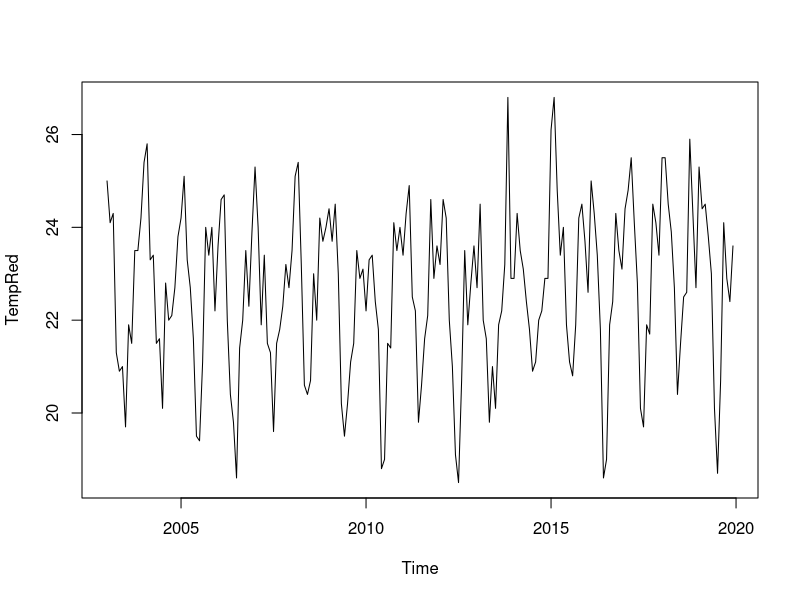
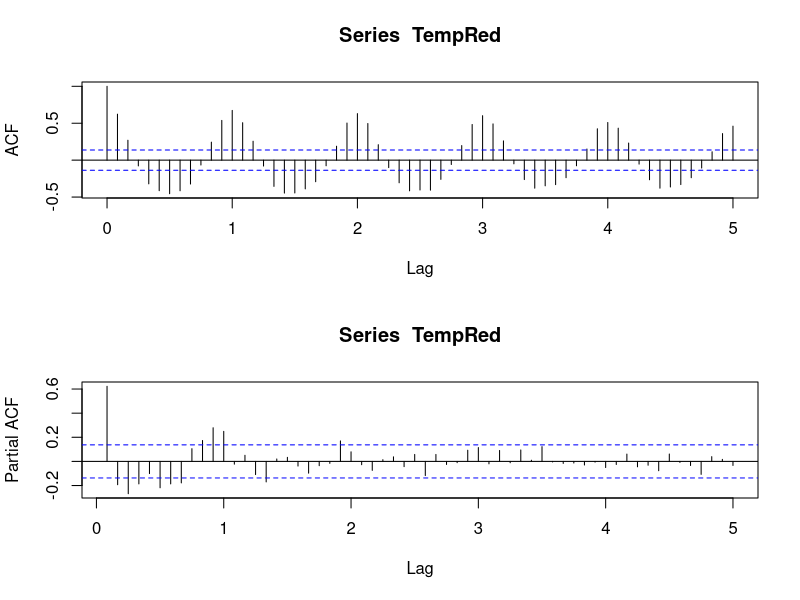
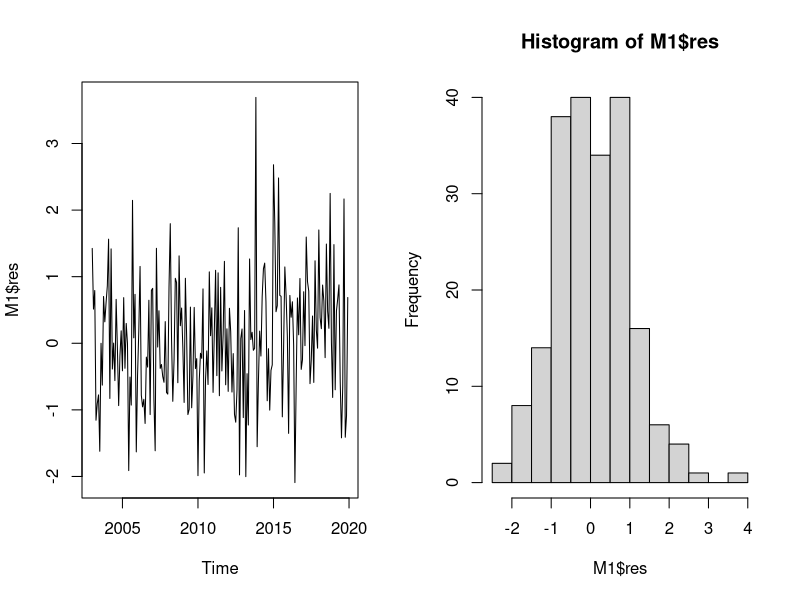
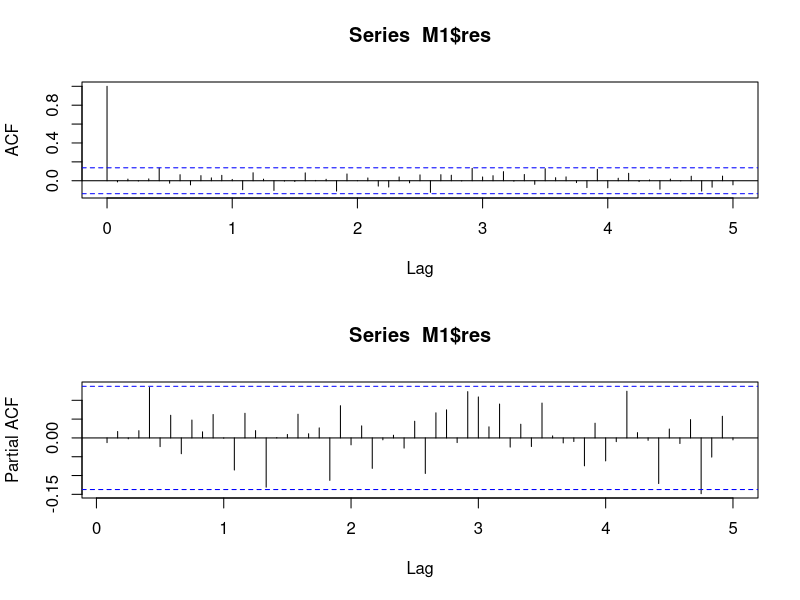
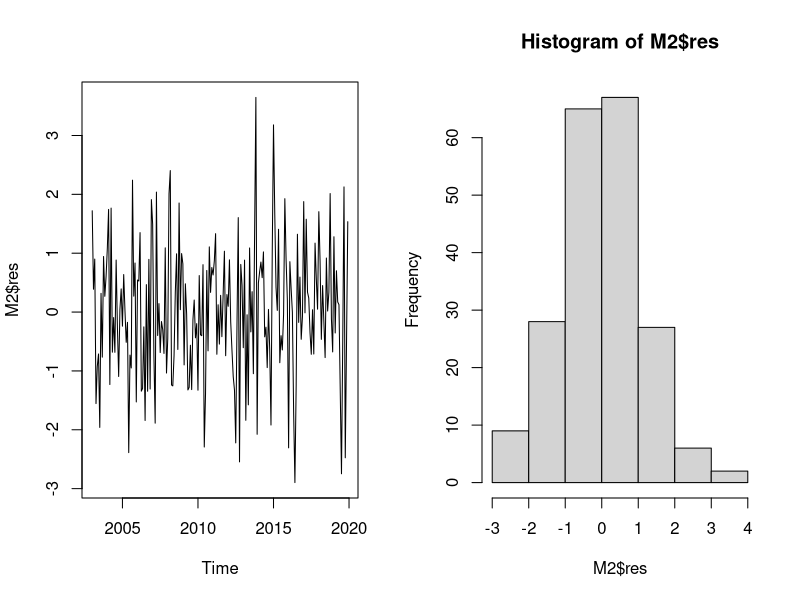
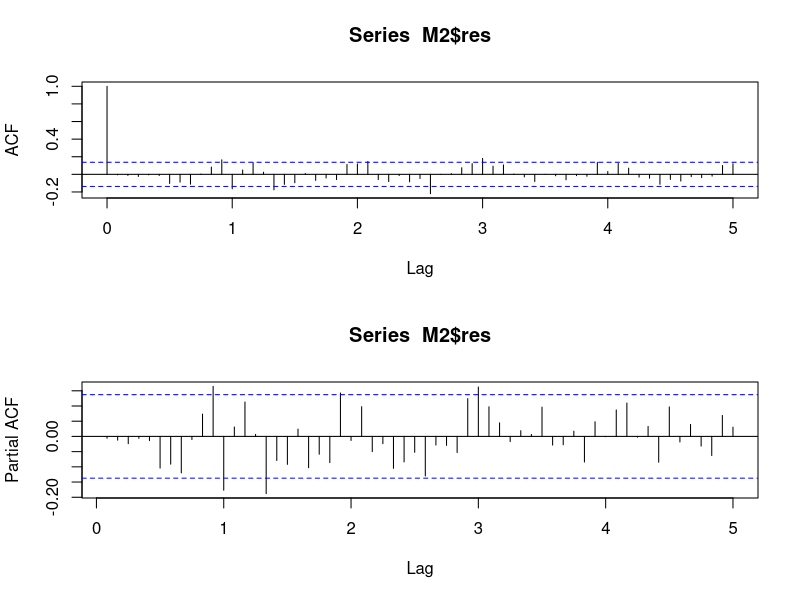
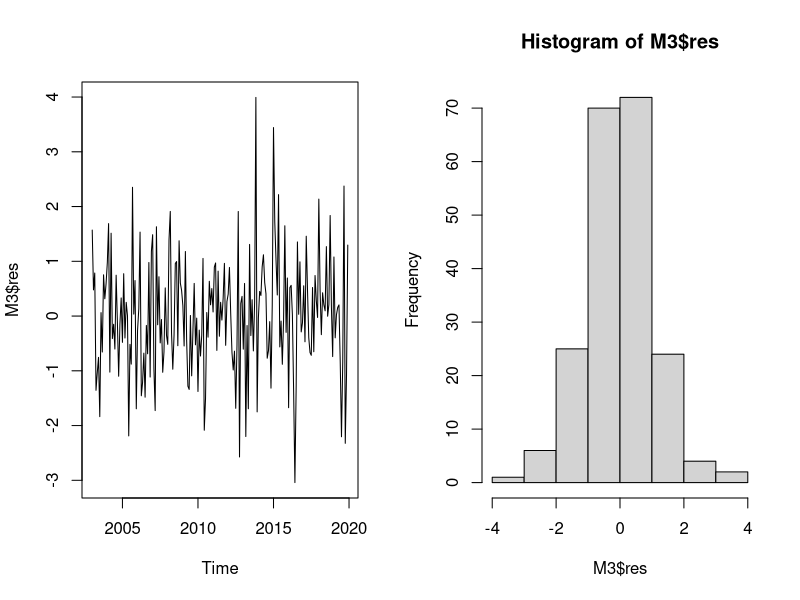
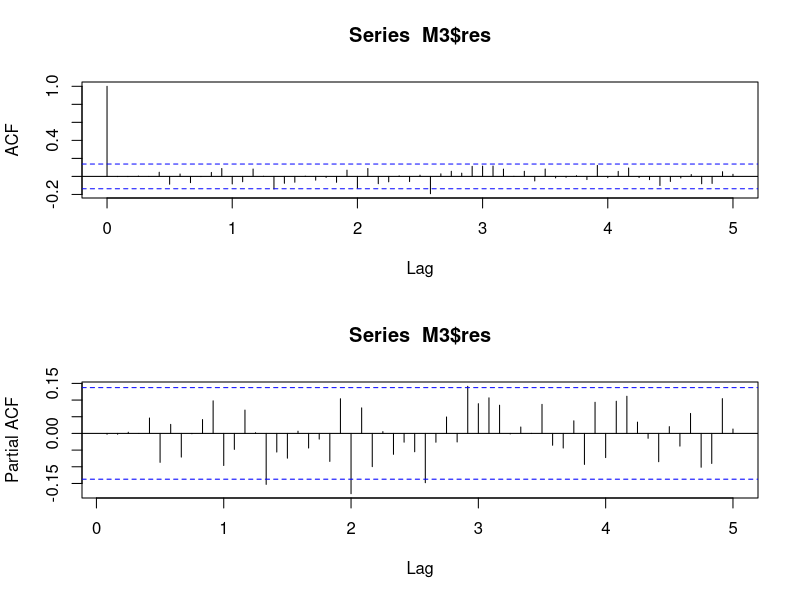

Recreate these plots in R, in order. (Note: this script raises an error after producing the figures.)
#######################################################
# Leitura da serie
#######################################################

Dados=scan('TempBH.txt') 
Temperatura=ts(Dados,start=2003,frequency=12)  


# Construindo serie reduzida para previsão
H=12	# Numero de previsoes
n=length(Temperatura)-H # Coloca em n o tamanho da serie menos 12 observacoes 
TempRed=ts(Temperatura[1:n],start=2003,frequency=12)	# Serie reduzida



#######################################################
# Identificacao de modelos
#######################################################


plot(TempRed)
#parece ser arima sem precisar fazer a diferença. Não possui crescimento ou decrescimento

par(mfrow=c(2,1))

acf(TempRed, lag.max = 60)
pacf(TempRed, lag.max = 60)

#ANALISANDO PARTE SIMPLES:
#primeiro chute começando pelo mais simples arma(1,1): tem descrescimento nos dois, 
#segundo: ma(2,0): tem dois picos ACF e descrescimento no PACF

#ANALISANDO PARTE SAZONAL:
#Olhando a ACF parece que os picos sanozonais está tendo um descrescimento lento. Mas, 
#no PACF nos picos sazonais o decrescimento não é lento, indicando que não precisa de difereça sanozal
#parece ser AR(1), 1 pico no PACF e descrecimento no ACF


#######################################################
# Estimacao de modelos
#######################################################

# Para fazer os testes para os coeficientes
#install.packages("lmtest")
require(lmtest)

M1 <- arima(TempRed, order = c(1,0,1), seasonal = list(order=c(1,0,0)))
M1
coeftest(M1)
AIC(M1)

M2 <- arima(TempRed, order = c(1,0,0), seasonal = list(order=c(1,0,0)))
M2
coeftest(M2)
AIC(M2)

M3 <- arima(TempRed, order = c(0,0,2), seasonal = list(order=c(1,0,0)))
M3
coeftest(M3)
AIC(M3) 

#sobrefixo a parte simples como AR()
M4 <- arima(TempRed, order = c(2,0,0), seasonal = list(order=c(1,0,0)))
M4
coeftest(M4)
AIC(M4) 

M5 <- arima(TempRed, order = c(1,0,0), seasonal = list(order=c(1,0,1)))
M5
coeftest(M5)
AIC(M5) 

M6 <- arima(TempRed, order = c(1,0,0), seasonal = list(order=c(2,0,0)))
M6
coeftest(M6)
AIC(M6)

M7 <- arima(TempRed, order = c(1,0,0), seasonal = list(order=c(2,0,1)))
M7
coeftest(M7)
AIC(M7)

M8 <- arima(TempRed, order = c(1,0,0), seasonal = list(order=c(1,0,2)))
M8
coeftest(M8)
AIC(M8)

#sobrefixo a parte simples como MA(2)
M9 <- arima(TempRed, order = c(0,0,1), seasonal = list(order=c(1,0,0)))
coeftest(M9)
AIC(M9) 

M10 <- arima(TempRed, order = c(0,0,3), seasonal = list(order=c(1,0,0)))
coeftest(M10)
AIC(M10)

M11 <- arima(TempRed, order = c(1,0,2), seasonal = list(order=c(1,0,0)))
coeftest(M11)
AIC(M11)

M12 <- arima(TempRed, order = c(0,0,2), seasonal = list(order=c(2,0,0)))
coeftest(M12)
AIC(M12)

M13 <- arima(TempRed, order = c(0,0,2), seasonal = list(order=c(1,0,1)))
coeftest(M13)
AIC(M13)

#M5 melhor modelos: melhor AIC e mais parcimonioso, mas nem sempre o melhor modelo no ajuste
#é o melhor para previsão. Logo, vamos guardar os três melhores modelos

#######################################################
# Sobrefixando o modelo
#######################################################

M1 <- arima(TempRed, order = c(1,0,0), seasonal = list(order=c(1,0,1)))
coeftest(M1)
AIC(M1)

M2 <- arima(TempRed, order = c(0,0,2), seasonal = list(order=c(1,0,0)))
coeftest(M2)
AIC(M2)

M3 <- arima(TempRed, order = c(0,0,2), seasonal = list(order=c(2,0,0)))
coeftest(M3)
AIC(M3)

#######################################################
# Analise de residuos
#######################################################

#verificar a normalidade, variança constante e independencia dos residuos

#M1
#olhar variaça constante
par(mfrow=c(1,2))
plot(M1$res)

#olhar normarlidade
shapiro.test(M1$res)
hist(M1$res)

#olhar independencia
par(mfrow=c(2,1))
acf(M1$res, lag.max = 60)
pacf(M1$res, lag.max = 60) 
#Não tem problema ter picos fora da parte simples e sazonal
Box.test(M1$res, lag=1, type = c("Box-Pierce", "Ljung-Box"), fitdf = 0)

#M2
par(mfrow=c(1,2))
plot(M2$res)

shapiro.test(M2$res)
hist(M2$res)

par(mfrow=c(2,1))
acf(M2$res, lag.max = 60)
pacf(M2$res, lag.max = 60) 


Box.test(M2$res, lag=1, type = c("Box-Pierce", "Ljung-Box"), fitdf = 0)

#M3
par(mfrow=c(1,2))
plot(M3$res)

shapiro.test(M3$res)
hist(M3$res)

par(mfrow=c(2,1))
acf(M3$res, lag.max = 60)
pacf(M3$res, lag.max = 60) 


Box.test(M3$res, lag=1, type = c("Box-Pierce", "Ljung-Box"), fitdf = 0)

#M2 e M3 furaram na independencia.


#####################################################
# PREVISÃO
#####################################################

# Calculando previsoes
install.packages("forecast")
require(forecast)

PrevM1 <- forecast(M1,H,level = c(95))

EQM1 <- ((Temperatura[n:(n+H-1)]- PrevM1$mean)^2)/H
sum(EQM1)


# Grafico da serie com previsoes e intervalos de previsao

Dados=c(TempRed,rep(NA,12))
TempPrev=ts(Dados,start=2003,frequency=12)
Previsto <- ts(rep(NA,n+12),start=2003,frequency=12)
LI <- ts(rep(NA,n+12),start=2003,frequency=12)
LS <- ts(rep(NA,n+12),start=2003,frequency=12)
for(i in 1:H){
  Previsto[n+12-H+i] <- Prev$mean[i]
  LI[n+12-H+i] <- Prev$lower[i]
  LS[n+12-H+i] <- Prev$upper[i]
}

par(mfrow=c(1,1))
plot(TempPrev,type='l',xlab='Ano',ylab='Temperatura ',ylim=c(15,30))
lines(Previsto, col='blue')
lines(LI, col='red')
lines(LS, col='red')
